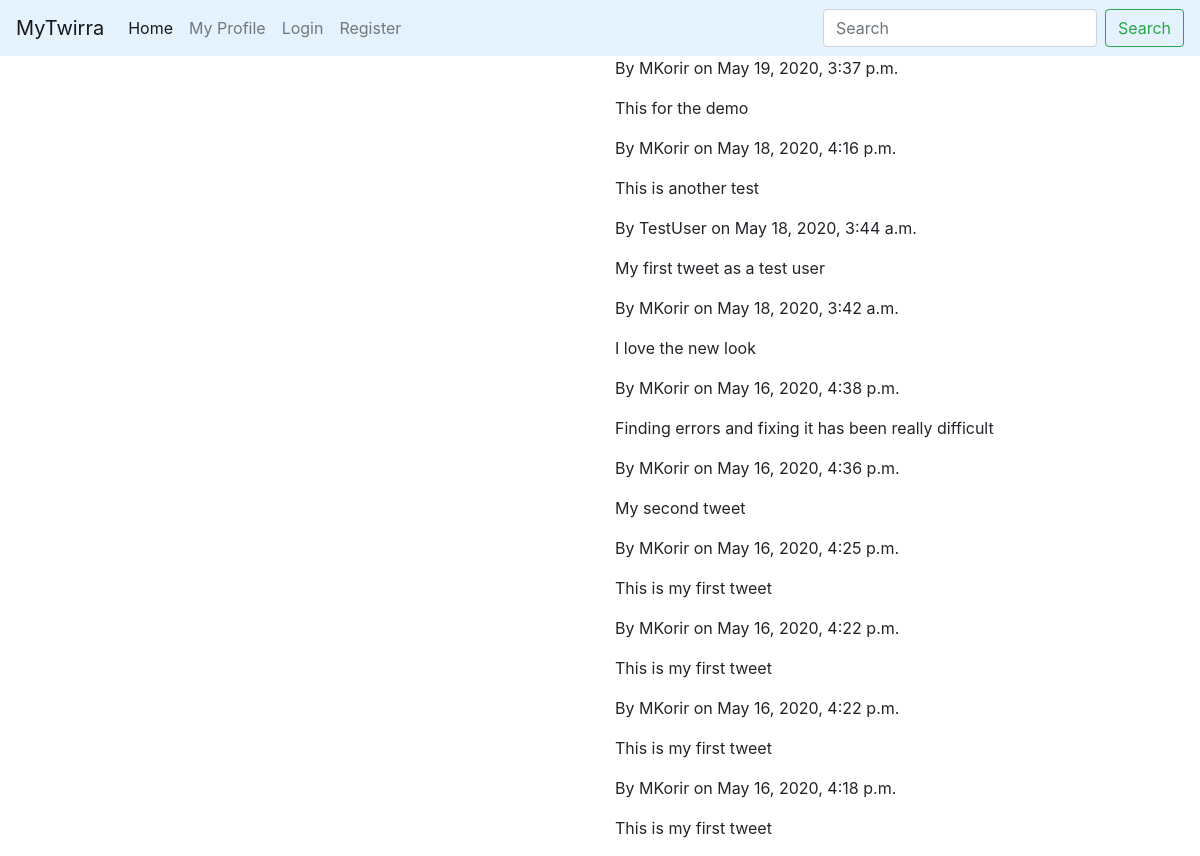
Before: / with the older database file.
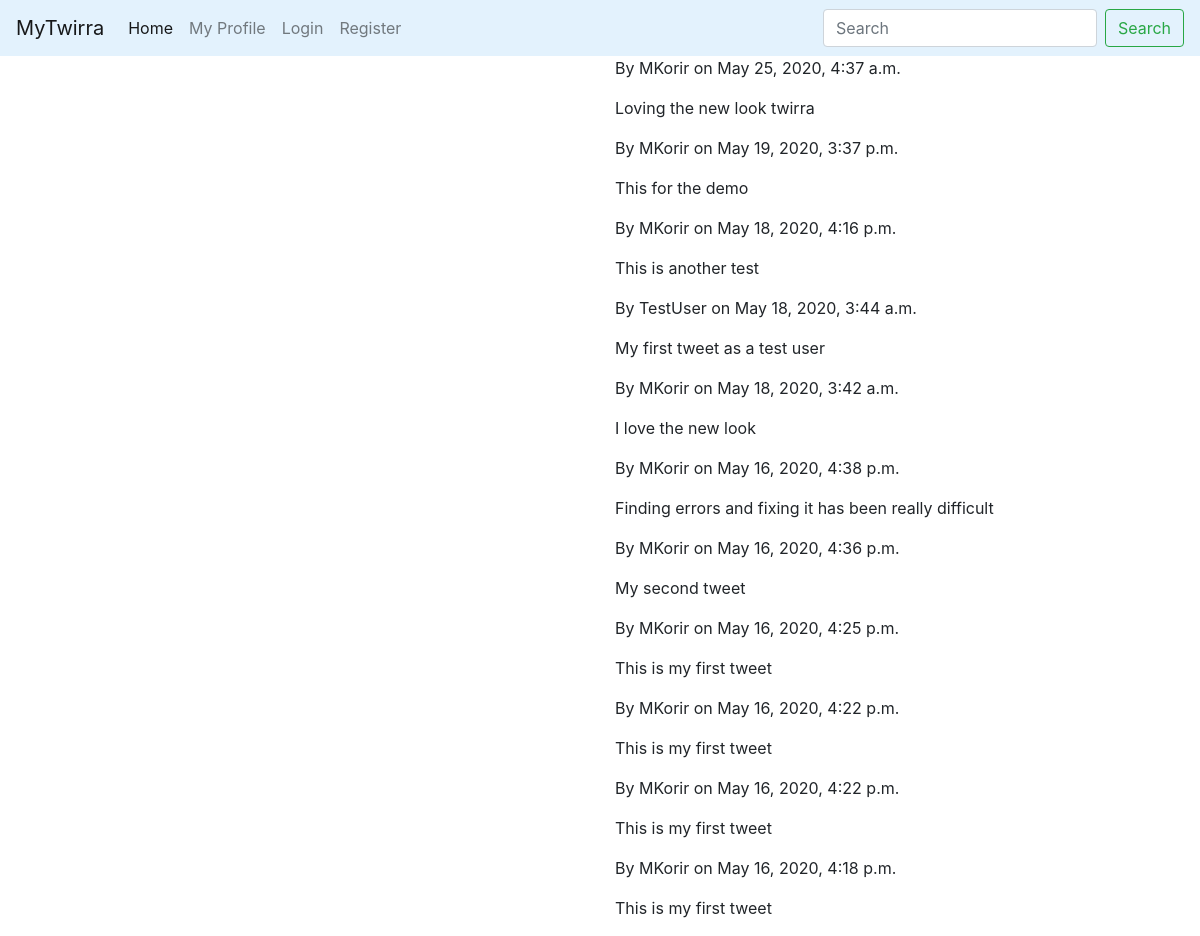
After: the same page with the newer database file.
### twirra/models.py (models this page shows, shortened)
class Post(models.Model):
    author = models.ForeignKey(User, on_delete=models.CASCADE)
    content = models.CharField(max_length=280)
    date_posted = models.DateTimeField(default=timezone.now)

### twirra/views.py (the view)
# urls.py: path('', PostListView.as_view(), name='twirra-home'),
class PostListView(ListView):
    model = Post
    template_name = 'twirra/home.html'
    context_object_name = 'posts'
    ordering = ['-date_posted']

### twirra/templates/twirra/home.html (shortened to what this page needs)
{% extends "twirra/base.html" %}
{% block content %}
    {% for post in posts %}
        <div class="col s12 m8 offset-m2 l6 offset-l3">
            <div class="card-panel grey lighten-5 z-depth-1">
            <div class="row valign-wrapper">
                <div class="col s2">
                </div>
                <div class="col s10">
                <span class="black-text">
                    <p href="{% url 'user-posts' post.author.username %}">By {{ post.author}} on {{ post.date_posted }}</p>
                    <p>{{ post.content }}</p>
                </span>
                </div>
            </div>
            </div>
        </div>
    {% endfor %}
{% endblock content %}

### twirra/templates/twirra/base.html (shortened to what this page needs)
<!doctype html>
<html lang="en">
  <head>
    <link rel="stylesheet" href="https://stackpath.bootstrapcdn.com/bootstrap/4.4.1/css/bootstrap.min.css">
</head>
<body>
    <nav class="navbar navbar-expand-lg navbar-light" style="background-color: #e3f2fd;">
        <a class="navbar-brand" href="{% url 'twirra-home' %}">MyTwirra</a>
        <div class="collapse navbar-collapse" id="navbarSupportedContent">
          <ul class="navbar-nav mr-auto">
            <li class="nav-item active">
              <a class="nav-link" href="{% url 'twirra-home' %}">Home <span class="sr-only">(current)</span></a>
            </li>
            <li class="nav-item">
              <a class="nav-link" href="{% url 'profile' %}">My Profile</a>
            </li>
            {% if user.is_authenticated %}
              <li class="nav-item">
                <a class="nav-link" href="{% url 'logout' %}">Logout</a>
                <a class="nav-link" href="{% url 'post-create' %}">New Tweet</a>
              </li>
            {% else %}
              <li class="nav-item">
                <a class="nav-link" href="{% url 'login' %}">Login</a>
              </li>
              <li class="nav-item">
                <a class="nav-link" href="{% url 'register' %}">Register</a>
              </li>
            {% endif %}
          </ul>
          <form class="form-inline my-2 my-lg-0">
            <input class="form-control mr-sm-2" type="search" placeholder="Search" aria-label="Search">
            <button class="btn btn-outline-success my-2 my-sm-0" type="submit">Search</button>
          </form>
        </div>
      </nav>
      <div>
        {% block content %}{% endblock %}
      </div>
  </body>
</body>
</html>

Changed rows visible on the page:
added Post: author "MKorir", date_posted "May 25, 2020, 4:37 a.m.", content "Loving the new look twirra"
